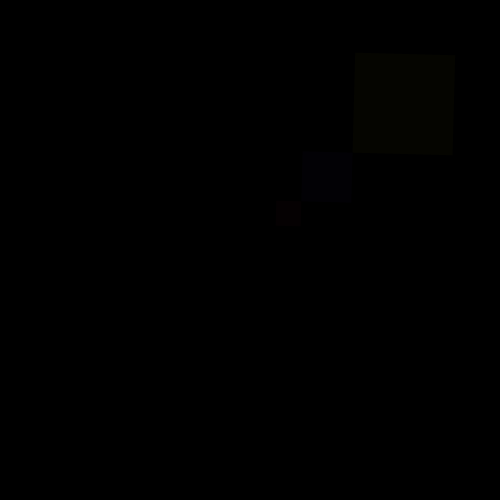
Frame 1 (no input)
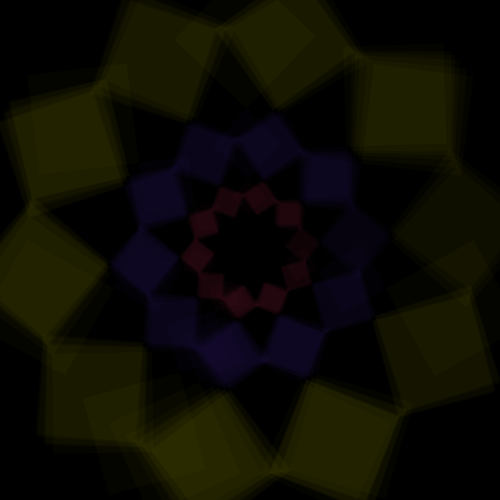
Frame 60 (the mouse pressed at the canvas centre just before this capture)
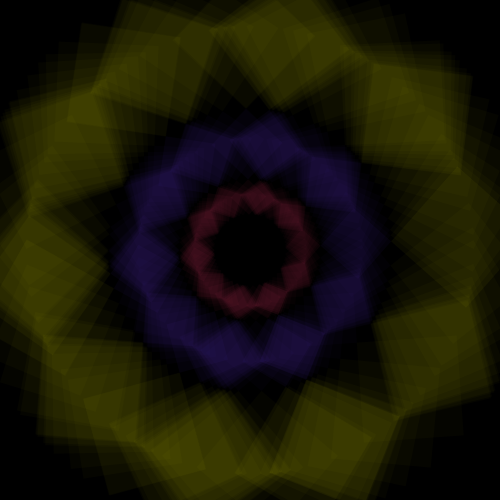
Frame 120 (the mouse held since frame 60 and released just before this capture)

The Processing sketch that drew these frames (run headless with seeded random() and noise(); from frame 60 on, the mouse is pressed at the canvas centre):

// Processing sketch: processing_171186
// ── processing_171186.pde

void setup()
{
  size (500,500);
  background (0);
  translate(width/2, height/2);
}



void draw ()
{
  float sekunde = map(second(), 0,60,0,4*PI);  
  float millisek = map(millis(), 0,sekunde/100,0,2*PI);
  noStroke();

  
  translate (width/2, height/2);
  

  pushMatrix();                                  //gelb
  rotate(millisek);//sekunde);
  fill(#FFFF00,5);
  rect(100, 100,100,100);
  popMatrix();
  
  pushMatrix();                                  //blau
  rotate(millisek);//sekunde);
  fill(#7226ED,5);
  rect(50,50,50,50);
  popMatrix();
  
  pushMatrix();                                  //rot
  rotate(millisek);//sekunde);
  fill(#ED2658,5);
  rect(25,25,25,25);
  popMatrix();

   
}
